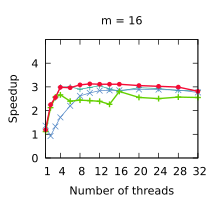

Here is the gnuplot script that generated this plot:
set title "m = 16"
set terminal pdf size 2.2,2.0
set output "./results/Compactions_n___4,194,304,_m___16.pdf"
set key off
set xrange [1:32]
set xtics (1, 4, 8, 12, 16, 20, 24, 28, 32)
set xlabel "Number of threads"
set yrange [0:5]
set ytics (0, 1, 2, 3, 4)
set ylabel "Speedup"
plot './results/Compactions_n___4,194,304,_m___16.dat' using 1:2 title "Outer parallelism" pointsize 0.7 lw 1 pt 1 linecolor rgb "#24A793" with linespoints, \
  './results/Compactions_n___4,194,304,_m___16.dat' using 1:3 title "Inner parallelism" pointsize 0.7 lw 1 pt 2 linecolor rgb "#5287C6" with linespoints, \
  './results/Compactions_n___4,194,304,_m___16.dat' using 1:4 title "Multi-atomics 64" pointsize 0.7 lw 2 pt 1 linecolor rgb "#64D000" with linespoints, \
  './results/Compactions_n___4,194,304,_m___16.dat' using 1:5 title "WorkAssisting" pointsize 0.4 lw 2 pt 7 linecolor rgb "#F40A35" with linespoints
